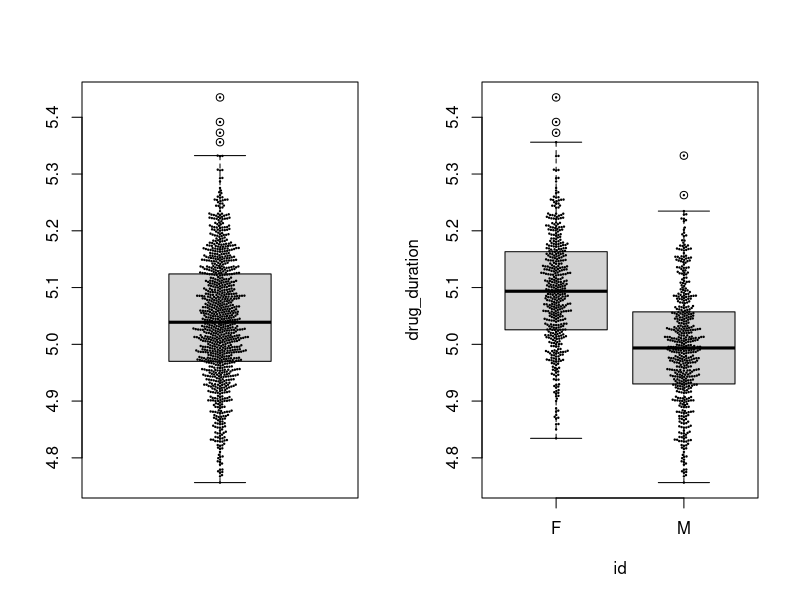
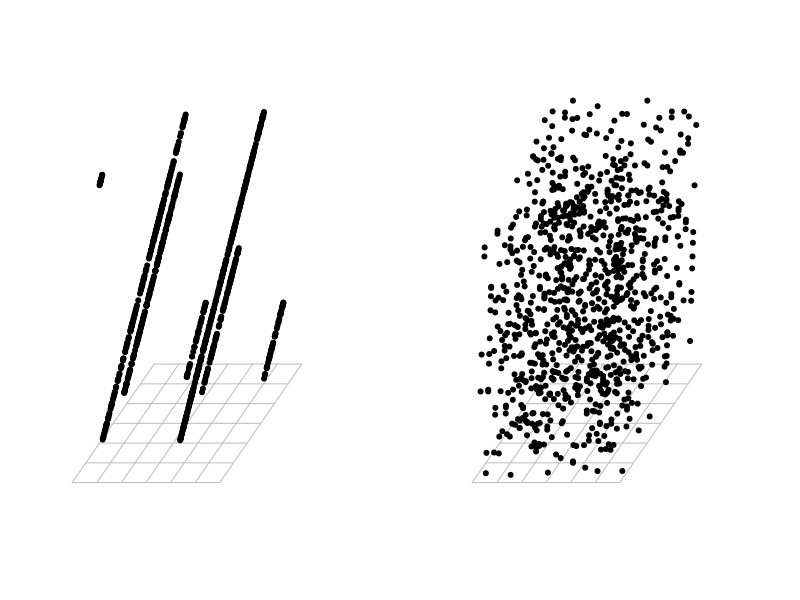
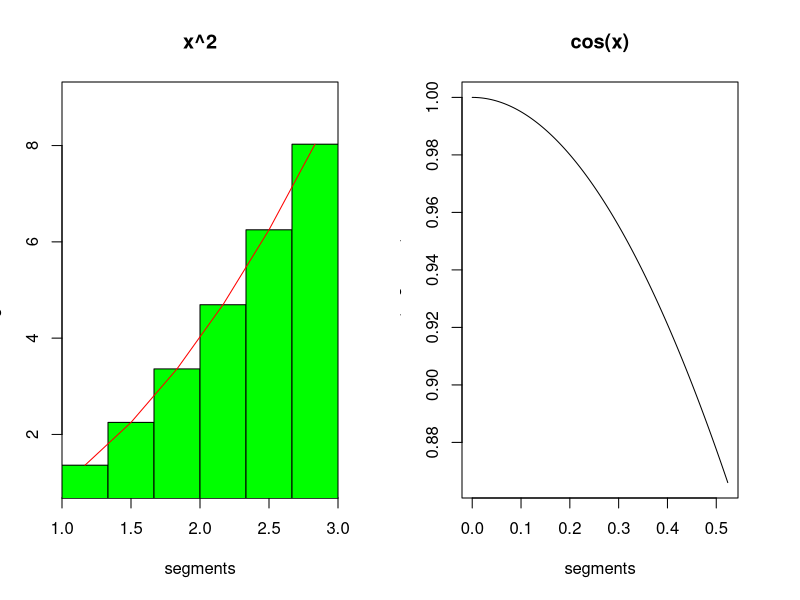

Source code (R) for these figures, in order:
## ---- chunk 1
    messy_data1_df<-data.frame(treatmenta=c("NA",16,3),treatmentb=c(2,11,1),row.names=c("John Smith","Jane Doe","Mary Johnson"),stringsAsFactors=F)
    knitr::kable(messy_data1_df,format = "markdown", caption="Messy Data")
## ---- chunk 2
    library(beeswarm)
    sex <- (runif(1000)>0.5)*1
    drug_duration <- sex*0.1 + rnorm(1000, 0, 0.1) + 5
    drug_info <- data.frame(cbind(drug_duration,sex))
    drug_info$id <- ifelse(drug_info$sex==0,"M","F")
    par(mfcol=c(1,2))
    boxplot(drug_info$drug_duration)
    beeswarm(drug_duration,add=T, pch=20, cex=0.3)
    boxplot(drug_duration~id,drug_info)
    beeswarm(drug_duration~id,drug_info, add=T, pch=20, cex=0.3)
## ---- chunk 3
    library(scatterplot3d)
    new_lcng_number<-function(last,current_mult,
                              current_increment,current_modulus){
        temp<-(current_mult*last+current_increment) %% current_modulus
        return(temp)
    }

    par(mfcol=c(1,2),mai=c(0.1,0.1,0.1,0.1))
    a<-1.9;c<-1;m<-3;x2_0<-5  ## with a pattern in 3D
    t_obsevs=3*1000+2
    lcng2a<-data.frame(matrix(x2_0,nrow=t_obsevs,ncol=2))
    for(i in 3:t_obsevs){
        lcng2a[i,1]<-new_lcng_number(lcng2a[i-1,1],a,c,m)
        lcng2a[i,2]<-i%%3
    }
    lcng2a<-lcng2a[-c(1:2),]
    scatterplot3d(x=lcng2a[lcng2a$X2==0,1],y=lcng2a[lcng2a$X2==1,1],z=lcng2a[lcng2a$X2==2,1],pch=20,axis = F)
    a<-11.9;c<-1;m<-3;x2_0<-5 ## no OBVIOUS pattern in 3D
    t_obsevs=3*1000+2
    lcng2a<-data.frame(matrix(x2_0,nrow=t_obsevs,ncol=2))
    for(i in 3:t_obsevs){
        lcng2a[i,1]<-new_lcng_number(lcng2a[i-1,1],a,c,m)
        lcng2a[i,2]<-i%%3
    }
    lcng2a<-lcng2a[-c(1:2),]
    scatterplot3d(x=lcng2a[lcng2a$X2==0,1],y=lcng2a[lcng2a$X2==1,1],z=lcng2a[lcng2a$X2==2,1],pch=20, axis=F)
    

## ---- chunk 4

par(mfcol=c(1,2))
##example 1 -- f(x) = x^2

# step 1: partition the range of the integration into n segements.
n.seg = 6  # this is the total number of segments. 
segments = seq(from = 1, to = 3, length.out = n.seg + 1)
# this gives n.seg+1 equally spaced segment points
plot(segments, segments^2,type='n', main='x^2', col="red", xlim=c(1,3),xaxs="i")
# step 2. calculate the evaluation point, middle point of each segment.
eval.points = (segments[1:n.seg] + segments[2:(n.seg+1)])/2
# step 3. calculate the width of the segments.
del = (2)/n.seg
rect(eval.points-del/2,0,eval.points+del/2,ytop=eval.points^2,xpd=F,col="green")
lines(eval.points, (eval.points)^2, col="red",type="l")
# step 4. evaluate the function at the evaluation points
f.t = cos(eval.points) 
# step 5. calculate the area of each rectangle and sum up.
total1<-sum(f.t*del)


##example 2 -- f(x) = cos(x)

# step 1: partition the range of the integration into n segements.
n.seg = 1000  # this is the total number of segments. 
segments = seq(from = 0, to = pi/6, length.out = n.seg + 1)
# this gives n.seg+1 equally spaced segment points
plot(segments, cos(segments), type='l', main='cos(x)')
# step 2. calculate the evaluation point, middle point of each segment.
eval.points = (segments[1:n.seg] + segments[2:(n.seg+1)])/2
# step 3. calculate the width of the segments.
del = (pi/6)/n.seg
# step 4. evaluate the function at the evaluation points
f.t = cos(eval.points) 
# step 5. calculate the area of each rectangle and sum up.
total2<-sum(f.t*del)
